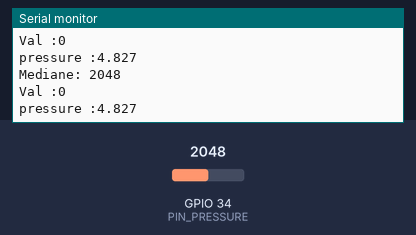
This sketch was run on a simulated ESP32. On the bench: the last lines printed to the serial monitor. The test bench sets the inputs (shaded band); at power-on: GPIO 34 (PIN_PRESSURE) = 2048.

Above: at 1.2 s.
1.3 s: GPIO 34 (PIN_PRESSURE) set to 2866
At 2.2 s:
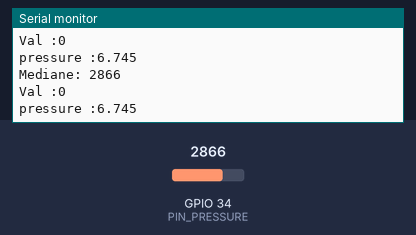
2.8 s: GPIO 34 (PIN_PRESSURE) set to 3603
At 3.9 s:
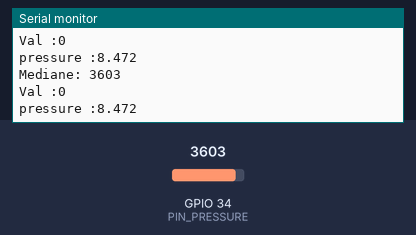
Timing chart, 0 to 5.8 s (numbered marks = the images above; inputs shaded):
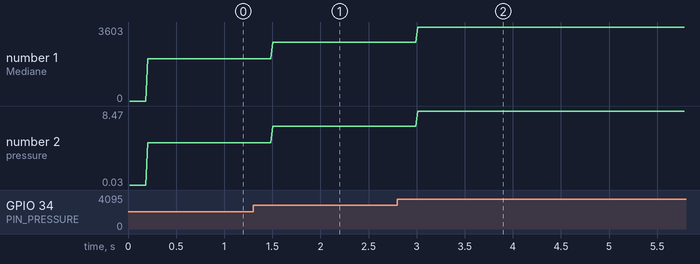

Measured:
- after the input at 1.3 s, the serial monitor: prints a new line after 0.21 s (image 1)
- after the input at 2.8 s, the serial monitor: prints a new line after 0.21 s (image 2)
- plotted number 1: 2048 → 2866 after the input at 1.3 s, 2866 → 3603 after the input at 2.8 s
- plotted number 2: 4.83 → 6.75 after the input at 1.3 s, 6.75 → 8.47 after the input at 2.8 s

The sketch:

PulvePressure.ino
```cpp
#include "Arduino.h"
#include <algorithm>

// pin connexions
#define PIN_PRESSURE 34

int calib = 415;

const int n = 20; // Nombre de valeurs à prendre en compte
int mesures[n];   // Tableau pour stocker les mesures
int ind = 0;    // Indice actuel dans le tableau

// variables for sensor
int val, prescbar;
float pressure, voltage;

///////////////////////////////////////////////////
void setup() {
  Serial.begin(115200);
}

///////////////////////////////////////////////////
void loop()
{
  // Remplissage du tableau
  while (ind < n) {
    mesures[ind] = analogRead(PIN_PRESSURE); // Lecture de la valeur du capteur
    delay(20); // Attendez 20ms avant la prochaine lecture


    // Calcul de la médiane et de la moyenne
    int mediane = calculerMedian();
    float moyenneFiltree = calculerMoyenneSansOutliers();
  /*
    Serial.println("Valeurs du tableau :");
    for (int i = 0; i < n; i++) {
      Serial.print(mesures[i]);
      Serial.print(" ");
    }
    Serial.println();*/

    // Affichage des résultats
    Serial.print("Mediane: ");
    Serial.println(mediane);
    //Serial.print("Moyenne sans outliers: ");
    //Serial.println(moyenneFiltree);

    pressure = ((mediane-calib)*2.400/4096.000)*4+1;

    Serial.print("Val :");
    Serial.println(val);
    Serial.print("pressure :");
    Serial.println(pressure,3);

    ind++; // Incrémentez l'indice
  }

  // Réinitialisation pour la prochaine série de mesures
  ind = 0;

}

// Fonction pour calculer la médiane
int calculerMedian() {
  int valeursTriees[n];
  memcpy(valeursTriees, mesures, sizeof(mesures));
  std::sort(valeursTriees, valeursTriees + n);
  return valeursTriees[n / 2];
}

// Fonction pour calculer la moyenne sans les outliers
float calculerMoyenneSansOutliers() {
  int mediane = calculerMedian();
  int somme = 0;
  int nombreDeValeurs = 0;
  for (int i = 0; i < n; i++) {
    if (abs(mesures[i] - mediane) <= 2) {
      somme += mesures[i];
      nombreDeValeurs++;
    }
  }
  return somme / (float)nombreDeValeurs;
}
```
